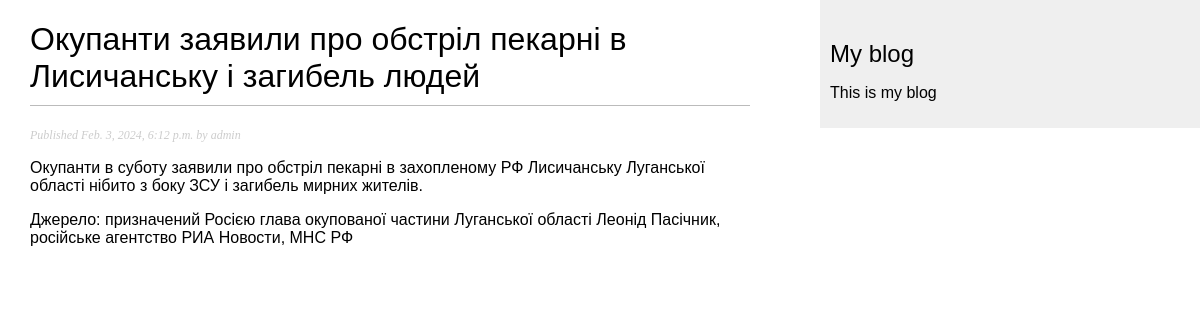
/blog/2024/2/3/okupanti-zayavili-pro-obstril-pekarni-v-lisichansku-i-zagibel-lyudej/, run on the app's committed database.
### blog/models.py (models this page shows, shortened)
class Post(models.Model):
    class Status(models.TextChoices):
        DRAFT = 'DF', 'Draft'
        PUBLISHED = 'PB', 'Pablished'
    title = models.CharField(max_length=250)
    slug = models.SlugField(max_length=250,
                            unique_for_date='publish')
    author = models.ForeignKey(User,
                               on_delete=models.CASCADE,
                               related_name='blog_posts')
    body = models.TextField()
    publish = models.DateTimeField(default=timezone.now)
    created = models.DateTimeField(auto_now_add=True)
    updated = models.DateTimeField(auto_now=True)
    status = models.CharField(max_length=2,
                              choices=Status.choices,
                              default=Status.DRAFT)
    objects = models.Manager()
    published = PublishedManager()
    class Meta:
        ordering = ['-publish']
        indexes = [
            models.Index(fields=['-publish']),
        ]

### blog/views.py (the view)
def post_detail(request, year, month, day, post):
    post = get_object_or_404(Post,
                             status=Post.Status.PUBLISHED,
                             slug=post,
                             publish__year=year,
                             publish__month=month,
                             publish__day=day)
    return render(request,
                  'blog/post/detail.html',
                  {'post': post})

### blog/templates/blog/post/detail.html (shortened to what this page needs)
{% extends 'blog/base.html' %}
{% block content %}
    <h1>{{ post.title }}</h1>
    <p class="date">
       Published {{ post.publish }} by {{ post.author }}
    </p>
    {{ post.body | linebreaks }}
{% endblock content %}

### blog/static/css/blog.css (style rules this page uses)
body { margin:0; padding:0; font-family:helvetica, sans-serif; }
h1 { font-weight:normal; border-bottom:1px solid #bbb; padding:0 0 10px 0; }
p.date { color:#ccc; font-family: georgia, serif; font-size: 12px; font-style: italic; }

### data on the page
Post: title "Окупанти заявили про обстріл пекарні в Лисичанську і загибель людей", publish "Feb. 3, 2024, 6:12 p.m.", author "admin", body "Окупанти в суботу заявили про обстріл пекарні в захопленому РФ Лисичанську Луганської області нібито з боку ЗСУ і загибель мирних жителів. Джерело: призначений Росією глава окупованої частини Луганської області Леонід Пасічник, російське агентство РИА Новости, МНС РФ"
